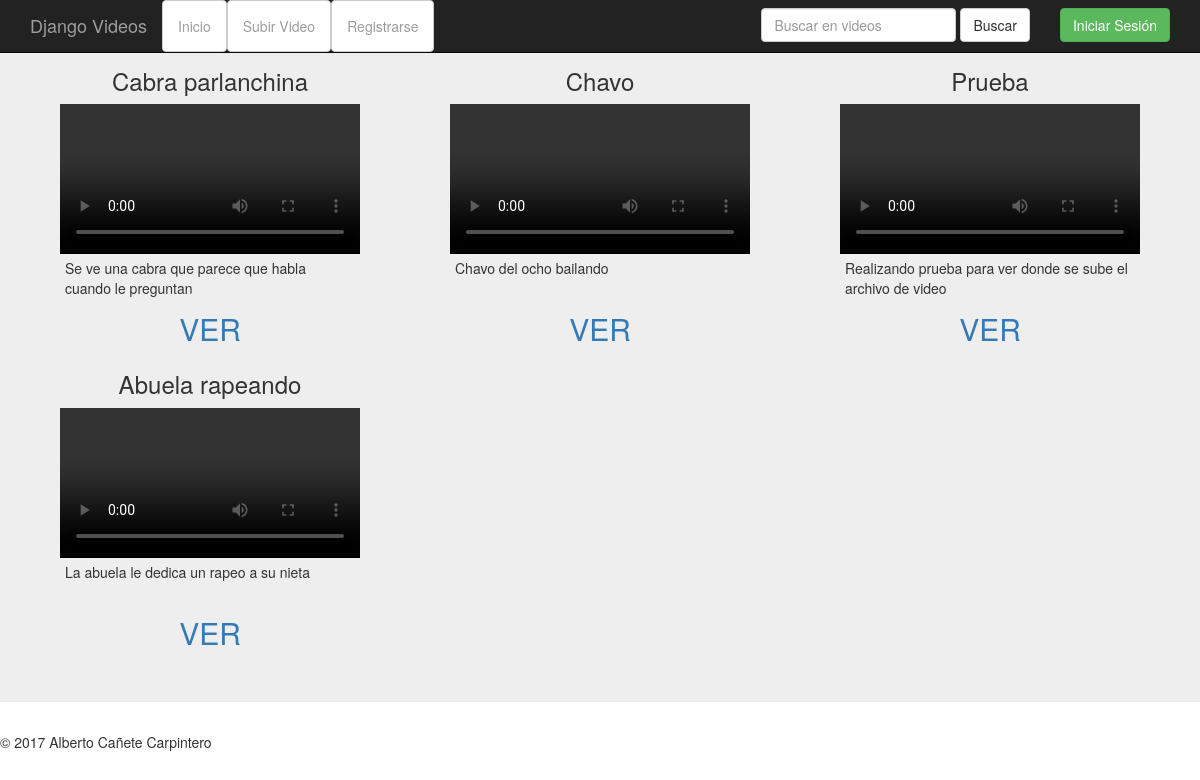
The app's page /mostrarresultados/, older data.
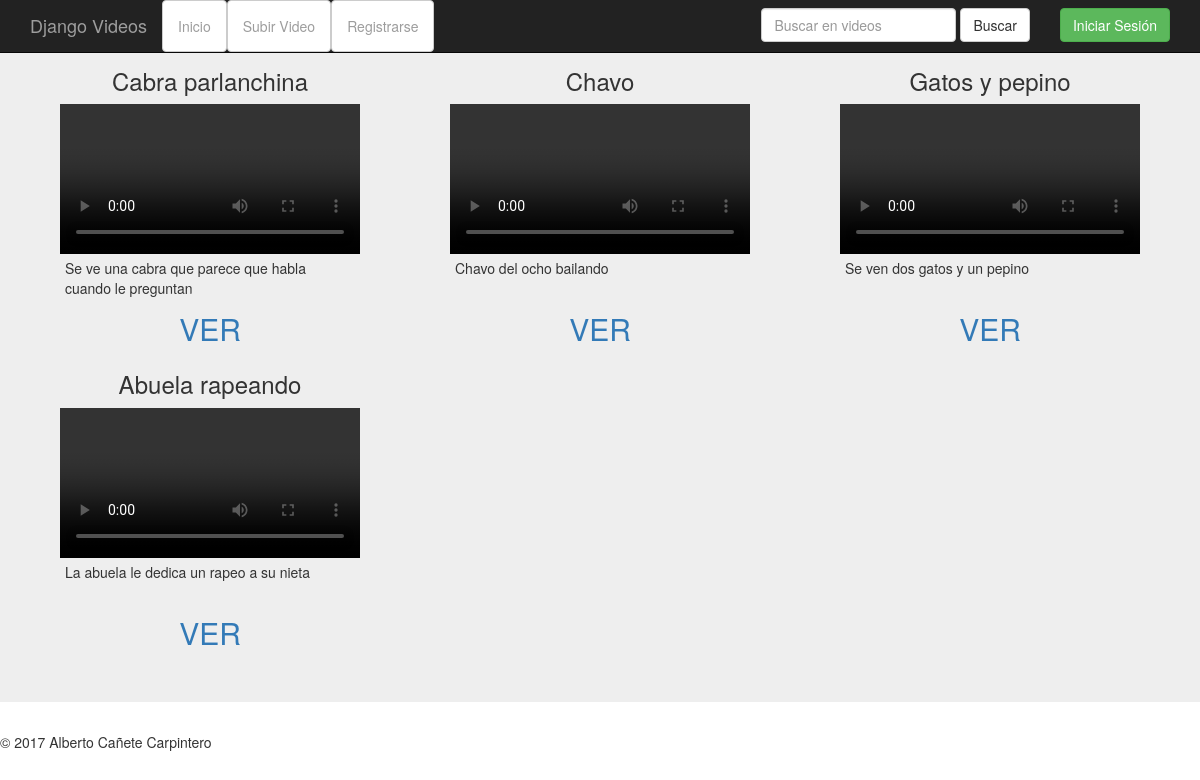
The same page, newer data.
### video/models.py (models this page shows, shortened)
class Video(models.Model):
	titulo_video = models.CharField(max_length = 100, verbose_name = 'Titulo ', help_text = "Titulo ")
	descripcion_video = models.TextField(help_text = 'Descripcion ', verbose_name = 'Descripcion ')
	keywords_video = models.TextField(verbose_name = "Palabras de referencia", help_text = "Palabras de referencia")
	usuario_video = models.ForeignKey(User, verbose_name = 'Usuario ')
	archivo_video = models.FileField(upload_to = 'videos', help_text = "Seleccione un archivo", verbose_name = "Seleccione un archivo")
	fecha_video = models.DateTimeField(auto_now = True)
	privacidad_video = models.BooleanField(verbose_name = "Privado", default = False, help_text = "Privado")

### video/views.py (the view)
# urls.py: url(r'^mostrarresultados/$', views.mostrarResultados),
def mostrarResultados(request):
    r=models.Video.objects.all().filter(privacidad_video=False)
    if 'campo' in request.GET and request.GET['campo']:
        campo=request.GET['campo']
        for i in campo.split():
            r=r.filter(keywords_video__contains=i)
    else:
        campo=""
    return render(request,'mostrarResultados.html',{'titulo':"Muestra de Resultados", 'resultados':r})

### video/templates/mostrarResultados.html (shortened to what this page needs)
{% extends "esqueleto.html" %}
{% block contenido %}
{% for i in resultados %}
<div class="col-md-4">
  <div class="row">
    <h3 style="text-align:center;">{{i.titulo_video}}</h3>
  </div>
  <div class="row"  style="text-align:center;">
    <video width="300" src="{{MEDIA_URL}}{{i.archivo_video}}" controls>
    </video>
  </div>
  <div class="row" style="height:50px;margin-left:35px;">
    <p style="font-size:14px;width:85%;">{{i.descripcion_video}}</p>
  </div>
  <div class="row" style="text-align:center;font-size:30px;">
    <a href="/ver/{{i.id}}">VER</a>
  </div>
</div>
{% endfor %}
{% endblock %}

Row changes from the older to the newer data that the page shows:
changed Video: titulo_video "Prueba" → "Gatos y pepino"; descripcion_video "Realizando prueba para ver donde se sube el archivo de video" → "Se ven dos gatos y un pepino"
